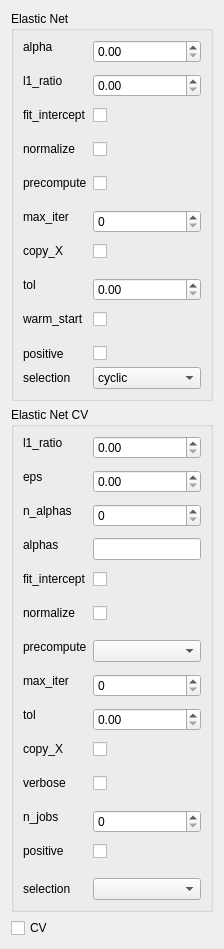
<?xml version="1.0" encoding="UTF-8"?>
<ui version="4.0">
 <class>Form</class>
 <widget class="QWidget" name="Form">
  <property name="sizePolicy">
   <sizepolicy hsizetype="Ignored" vsizetype="Ignored">
    <horstretch>0</horstretch>
    <verstretch>0</verstretch>
   </sizepolicy>
  </property>
  <property name="windowTitle">
   <string>Form</string>
  </property>
  <layout class="QVBoxLayout" name="verticalLayout">
   <item>
    <widget class="QGroupBox" name="elasticNetGroupBox">
     <property name="title">
      <string>Elastic Net</string>
     </property>
     <layout class="QFormLayout" name="ElasticNet">
      <property name="fieldGrowthPolicy">
       <enum>QFormLayout::AllNonFixedFieldsGrow</enum>
      </property>
      <item row="0" column="0">
       <widget class="QLabel" name="enalphaLabel">
        <property name="text">
         <string>alpha
</string>
        </property>
       </widget>
      </item>
      <item row="1" column="0">
       <widget class="QLabel" name="enl1_ratioLabel">
        <property name="text">
         <string>l1_ratio
</string>
        </property>
       </widget>
      </item>
      <item row="1" column="1">
       <widget class="QDoubleSpinBox" name="enl1_ratioDoubleSpinBox"/>
      </item>
      <item row="2" column="0">
       <widget class="QLabel" name="enfit_interceptLabel">
        <property name="text">
         <string>fit_intercept
</string>
        </property>
       </widget>
      </item>
      <item row="2" column="1">
       <widget class="QCheckBox" name="enfit_interceptCheckBox"/>
      </item>
      <item row="3" column="0">
       <widget class="QLabel" name="ennormalizeLabel">
        <property name="text">
         <string>normalize
</string>
        </property>
       </widget>
      </item>
      <item row="3" column="1">
       <widget class="QCheckBox" name="ennormalizeCheckBox"/>
      </item>
      <item row="4" column="0">
       <widget class="QLabel" name="enprecomputeLabel">
        <property name="text">
         <string>precompute
</string>
        </property>
       </widget>
      </item>
      <item row="4" column="1">
       <widget class="QCheckBox" name="enprecomputeCheckBox"/>
      </item>
      <item row="5" column="0">
       <widget class="QLabel" name="enmax_iterLabel">
        <property name="text">
         <string>max_iter
</string>
        </property>
       </widget>
      </item>
      <item row="5" column="1">
       <widget class="QSpinBox" name="enmax_iterSpinBox"/>
      </item>
      <item row="6" column="0">
       <widget class="QLabel" name="encopy_XLabel">
        <property name="text">
         <string>copy_X
</string>
        </property>
       </widget>
      </item>
      <item row="6" column="1">
       <widget class="QCheckBox" name="encopy_XCheckBox"/>
      </item>
      <item row="7" column="0">
       <widget class="QLabel" name="entolLabel">
        <property name="text">
         <string>tol
</string>
        </property>
       </widget>
      </item>
      <item row="7" column="1">
       <widget class="QDoubleSpinBox" name="entolDoubleSpinBox"/>
      </item>
      <item row="8" column="0">
       <widget class="QLabel" name="enwarm_startLabel">
        <property name="text">
         <string>warm_start
</string>
        </property>
       </widget>
      </item>
      <item row="8" column="1">
       <widget class="QCheckBox" name="enwarm_startCheckBox"/>
      </item>
      <item row="9" column="0">
       <widget class="QLabel" name="enpositiveLabel">
        <property name="text">
         <string>positive</string>
        </property>
       </widget>
      </item>
      <item row="9" column="1">
       <widget class="QCheckBox" name="enpositiveCheckBox"/>
      </item>
      <item row="10" column="0">
       <widget class="QLabel" name="enselectionLabel">
        <property name="text">
         <string>selection</string>
        </property>
       </widget>
      </item>
      <item row="10" column="1">
       <widget class="QComboBox" name="enselectionComboBox">
        <item>
         <property name="text">
          <string>cyclic</string>
         </property>
        </item>
        <item>
         <property name="text">
          <string>random</string>
         </property>
        </item>
       </widget>
      </item>
      <item row="0" column="1">
       <widget class="QDoubleSpinBox" name="enalphaDoubleSpinBox"/>
      </item>
     </layout>
    </widget>
   </item>
   <item>
    <widget class="QGroupBox" name="elasticNetCVGroupBox">
     <property name="title">
      <string>Elastic Net CV</string>
     </property>
     <layout class="QFormLayout" name="ElasticNetCV_2">
      <item row="0" column="0">
       <widget class="QLabel" name="l1_ratioLabel">
        <property name="text">
         <string>l1_ratio
</string>
        </property>
       </widget>
      </item>
      <item row="0" column="1">
       <widget class="QDoubleSpinBox" name="l1_ratioDoubleSpinBox"/>
      </item>
      <item row="1" column="0">
       <widget class="QLabel" name="epsLabel">
        <property name="text">
         <string>eps
</string>
        </property>
       </widget>
      </item>
      <item row="1" column="1">
       <widget class="QDoubleSpinBox" name="epsDoubleSpinBox"/>
      </item>
      <item row="2" column="0">
       <widget class="QLabel" name="n_alphasLabel">
        <property name="text">
         <string>n_alphas
</string>
        </property>
       </widget>
      </item>
      <item row="2" column="1">
       <widget class="QSpinBox" name="n_alphasSpinBox"/>
      </item>
      <item row="3" column="0">
       <widget class="QLabel" name="alphasLabel">
        <property name="text">
         <string>alphas
</string>
        </property>
       </widget>
      </item>
      <item row="3" column="1">
       <widget class="QLineEdit" name="alphasLineEdit"/>
      </item>
      <item row="4" column="0">
       <widget class="QLabel" name="fit_interceptLabel">
        <property name="text">
         <string>fit_intercept
</string>
        </property>
       </widget>
      </item>
      <item row="4" column="1">
       <widget class="QCheckBox" name="fit_interceptCheckBox"/>
      </item>
      <item row="5" column="0">
       <widget class="QLabel" name="normalizeLabel">
        <property name="text">
         <string>normalize
</string>
        </property>
       </widget>
      </item>
      <item row="5" column="1">
       <widget class="QCheckBox" name="normalizeCheckBox"/>
      </item>
      <item row="6" column="0">
       <widget class="QLabel" name="precomputeLabel">
        <property name="text">
         <string>precompute
</string>
        </property>
       </widget>
      </item>
      <item row="6" column="1">
       <widget class="QComboBox" name="precomputeComboBox"/>
      </item>
      <item row="7" column="0">
       <widget class="QLabel" name="max_iterLabel">
        <property name="text">
         <string>max_iter
</string>
        </property>
       </widget>
      </item>
      <item row="7" column="1">
       <widget class="QSpinBox" name="max_iterSpinBox"/>
      </item>
      <item row="8" column="0">
       <widget class="QLabel" name="tolLabel">
        <property name="text">
         <string>tol
</string>
        </property>
       </widget>
      </item>
      <item row="8" column="1">
       <widget class="QDoubleSpinBox" name="tolDoubleSpinBox"/>
      </item>
      <item row="9" column="0">
       <widget class="QLabel" name="copy_XLabel">
        <property name="text">
         <string>copy_X
</string>
        </property>
       </widget>
      </item>
      <item row="9" column="1">
       <widget class="QCheckBox" name="copy_XCheckBox"/>
      </item>
      <item row="10" column="0">
       <widget class="QLabel" name="verboseLabel">
        <property name="text">
         <string>verbose
</string>
        </property>
       </widget>
      </item>
      <item row="10" column="1">
       <widget class="QCheckBox" name="verboseCheckBox"/>
      </item>
      <item row="11" column="0">
       <widget class="QLabel" name="n_jobsLabel">
        <property name="text">
         <string>n_jobs
</string>
        </property>
       </widget>
      </item>
      <item row="11" column="1">
       <widget class="QSpinBox" name="n_jobsSpinBox"/>
      </item>
      <item row="12" column="0">
       <widget class="QLabel" name="positiveLabel">
        <property name="text">
         <string>positive
</string>
        </property>
       </widget>
      </item>
      <item row="12" column="1">
       <widget class="QCheckBox" name="positiveCheckBox"/>
      </item>
      <item row="13" column="0">
       <widget class="QLabel" name="selectionLabel">
        <property name="text">
         <string>selection</string>
        </property>
       </widget>
      </item>
      <item row="13" column="1">
       <widget class="QComboBox" name="selectionComboBox"/>
      </item>
     </layout>
    </widget>
   </item>
   <item>
    <widget class="QCheckBox" name="CVCheckBox">
     <property name="text">
      <string>CV</string>
     </property>
    </widget>
   </item>
  </layout>
 </widget>
 <resources/>
 <connections>
  <connection>
   <sender>CVCheckBox</sender>
   <signal>toggled(bool)</signal>
   <receiver>elasticNetGroupBox</receiver>
   <slot>setHidden(bool)</slot>
   <hints>
    <hint type="sourcelabel">
     <x>27</x>
     <y>866</y>
    </hint>
    <hint type="destinationlabel">
     <x>52</x>
     <y>322</y>
    </hint>
   </hints>
  </connection>
  <connection>
   <sender>CVCheckBox</sender>
   <signal>toggled(bool)</signal>
   <receiver>elasticNetCVGroupBox</receiver>
   <slot>setVisible(bool)</slot>
   <hints>
    <hint type="sourcelabel">
     <x>35</x>
     <y>862</y>
    </hint>
    <hint type="destinationlabel">
     <x>39</x>
     <y>809</y>
    </hint>
   </hints>
  </connection>
 </connections>
</ui>
